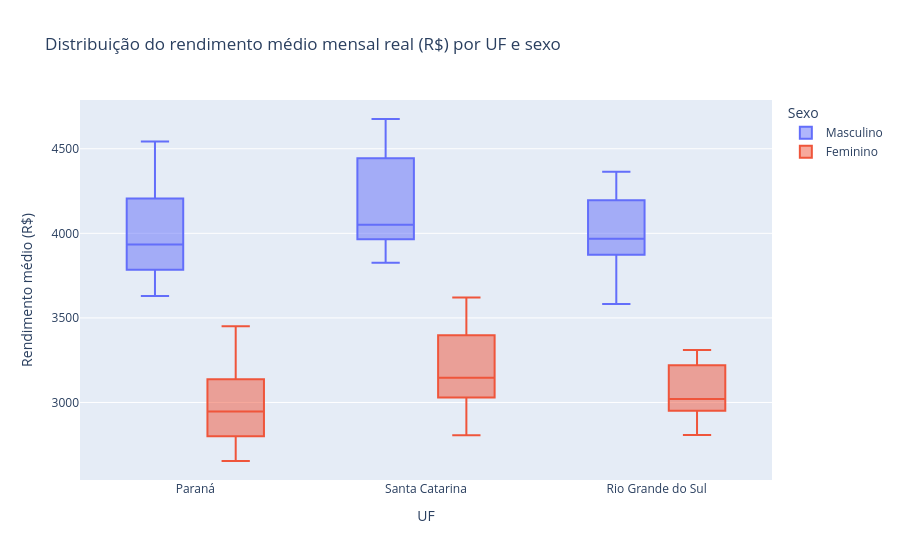

Notebook source saved alongside this figure:
### Markdown cell above
### 6.7 Boxplot — distribuição do rendimento por sexo e por UF

### Code cell
fig = px.box(
    df_rendimento,
    x="uf_nome",
    y="valor",
    color="sexo",
    title="Distribuição do rendimento médio mensal real (R$) por UF e sexo",
    labels={"uf_nome": "UF", "valor": "Rendimento médio (R$)", "sexo": "Sexo"},
)
fig.show()

### Figure 1 — Plotly figure (JSON) as saved in the notebook; plotly's stock layout.template omitted (floating-point values rounded to 4 significant figures)
{"data": [{"alignmentgroup": "True", "hovertemplate": "Sexo=Masculino<br>UF=%{x}<br>Rendimento médio (R$)=%{y}<extra></extra>", "legendgroup": "Masculino", "marker": {"color": "#636efa"}, "name": "Masculino", "notched": false, "offsetgroup": "Masculino", "orientation": "v", "showlegend": true, "type": "box", "x": ["Paraná", "Paraná", "Paraná", "Paraná", "Paraná", "Paraná", "Paraná", "Paraná", "Paraná", "Paraná", "Paraná", "Paraná", "Paraná", "Paraná", "Paraná", "Paraná", "Santa Catarina", "Santa Catarina", "Santa Catarina", "Santa Catarina", "Santa Catarina", "Santa Catarina", "Santa Catarina", "Santa Catarina", "Santa Catarina", "Santa Catarina", "Santa Catarina", "Santa Catarina", "Santa Catarina", "Santa Catarina", "Santa Catarina", "Santa Catarina", "Rio Grande do Sul", "Rio Grande do Sul", "Rio Grande do Sul", "Rio Grande do Sul", "Rio Grande do Sul", "Rio Grande do Sul", "Rio Grande do Sul", "Rio Grande do Sul", "Rio Grande do Sul", "Rio Grande do Sul", "Rio Grande do Sul", "Rio Grande do Sul", "Rio Grande do Sul", "Rio Grande do Sul", "Rio Grande do Sul", "Rio Grande do Sul"], "x0": " ", "xaxis": "x", "y": [3918.0, 3630.0, 3747.0, 3780.0, 3735.0, 3800.0, 3789.0, 3851.0, 3951.0, 3992.0, 4050.0, 4195.0, 4216.0, 4216.0, 4543.0, 4535.0, 3901.0, 3826.0, 3983.0, 3967.0, 3964.0, 3895.0, 4004.0, 4070.0, 4033.0, 4149.0, 4255.0, 4314.0, 4574.0, 4624.0, 4676.0, 4670.0, 3863.0, 3582.0, 3885.0, 3936.0, 3831.0, 3811.0, 3996.0, 3901.0, 3940.0, 4158.0, 4075.0, 4207.0, 4223.0, 4183.0, 4326.0, 4364.0], "y0": " ", "yaxis": "y"}, {"alignmentgroup": "True", "hovertemplate": "Sexo=Feminino<br>UF=%{x}<br>Rendimento médio (R$)=%{y}<extra></extra>", "legendgroup": "Feminino", "marker": {"color": "#EF553B"}, "name": "Feminino", "notched": false, "offsetgroup": "Feminino", "orientation": "v", "showlegend": true, "type": "box", "x": ["Paraná", "Paraná", "Paraná", "Paraná", "Paraná", "Paraná", "Paraná", "Paraná", "Paraná", "Paraná", "Paraná", "Paraná", "Paraná", "Paraná", "Paraná", "Paraná", "Santa Catarina", "Santa Catarina", "Santa Catarina", "Santa Catarina", "Santa Catarina", "Santa Catarina", "Santa Catarina", "Santa Catarina", "Santa Catarina", "Santa Catarina", "Santa Catarina", "Santa Catarina", "Santa Catarina", "Santa Catarina", "Santa Catarina", "Santa Catarina", "Rio Grande do Sul", "Rio Grande do Sul", "Rio Grande do Sul", "Rio Grande do Sul", "Rio Grande do Sul", "Rio Grande do Sul", "Rio Grande do Sul", "Rio Grande do Sul", "Rio Grande do Sul", "Rio Grande do Sul", "Rio Grande do Sul", "Rio Grande do Sul", "Rio Grande do Sul", "Rio Grande do Sul", "Rio Grande do Sul", "Rio Grande do Sul"], "x0": " ", "xaxis": "x", "y": [2853.0, 2654.0, 2692.0, 2806.0, 2796.0, 2767.0, 2889.0, 2874.0, 3019.0, 3004.0, 3111.0, 3122.0, 3154.0, 3219.0, 3333.0, 3450.0, 2961.0, 2806.0, 3036.0, 3000.0, 3023.0, 3084.0, 3139.0, 3109.0, 3153.0, 3166.0, 3229.0, 3315.0, 3497.0, 3481.0, 3621.0, 3548.0, 2808.0, 2826.0, 2943.0, 3030.0, 2983.0, 2958.0, 2936.0, 3008.0, 3011.0, 3135.0, 3078.0, 3220.0, 3229.0, 3232.0, 3221.0, 3310.0], "y0": " ", "yaxis": "y"}], "layout": {"boxmode": "group", "legend": {"title": {"text": "Sexo"}, "tracegroupgap": 0}, "title": {"text": "Distribuição do rendimento médio mensal real (R$) por UF e sexo"}, "xaxis": {"anchor": "y", "domain": [0, 1], "title": {"text": "UF"}}, "yaxis": {"anchor": "x", "domain": [0, 1], "title": {"text": "Rendimento médio (R$)"}}}}
